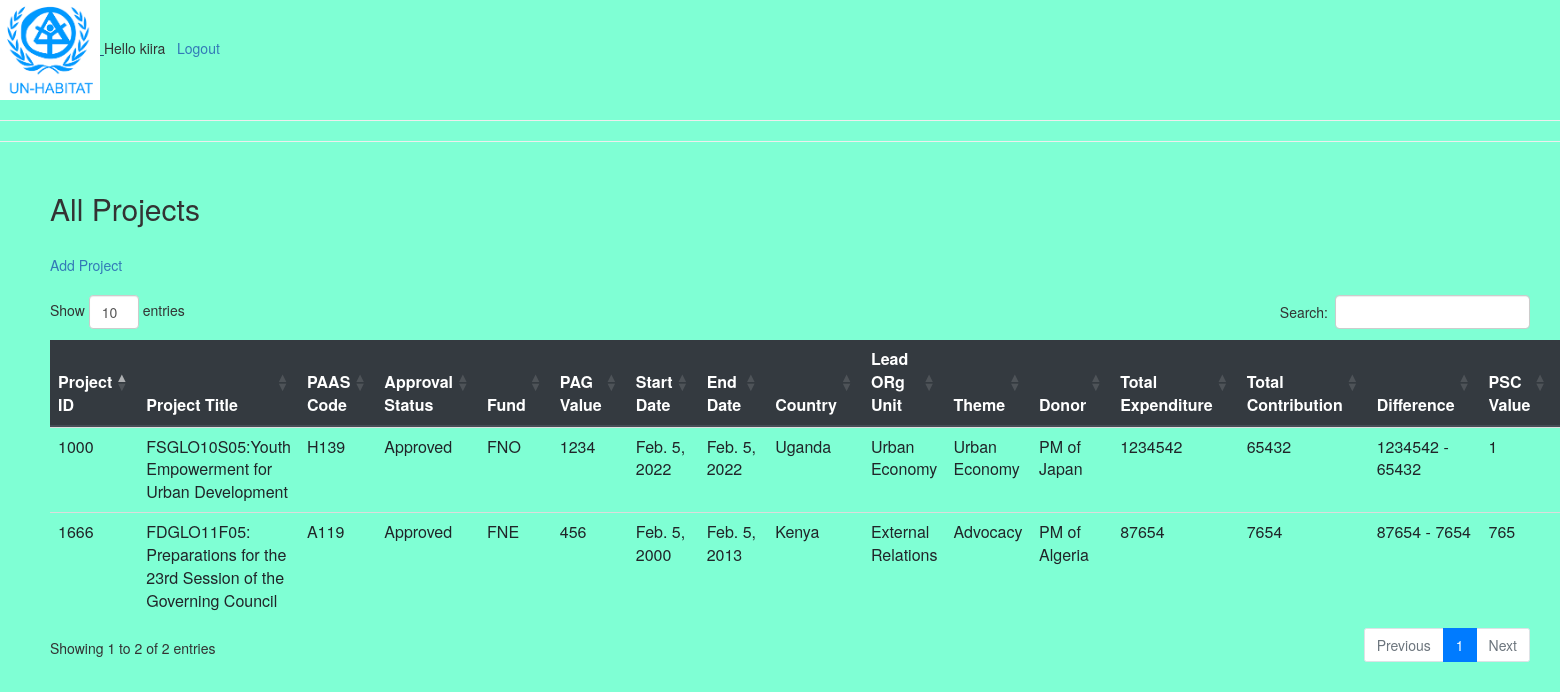
Page /projects/ (signed in) on the committed database.
### projects/models.py (models this page shows, shortened)
class project(models.Model):
    project_id = models.IntegerField()
    project_title = models.CharField(max_length=200)
    start_date = models.DateField()
    end_date = models.DateField()
    total_expenditure = models.IntegerField()
    total_contribution = models.IntegerField()
    pag_value = models.IntegerField()
    total_psc = models.IntegerField(default=0)
    approval_status = models.ForeignKey(approval_status, on_delete=models.CASCADE,default=1)
    paas_code = models.ForeignKey(paas_code, on_delete=models.CASCADE,default=1)
    country = models.ForeignKey(country, on_delete=models.CASCADE,default=1)
    theme = models.ForeignKey(theme, on_delete=models.CASCADE,default=1)
    donor = models.ForeignKey(donor, on_delete=models.CASCADE,default=1)
    lead_org_unit = models.ForeignKey(lead_org_unit, on_delete=models.CASCADE,default=1)
    fund = models.ForeignKey(fund, on_delete=models.CASCADE,default=1)

class paas_code(models.Model):
    name = models.CharField(max_length=200)
    def __str__(self):
        return self.name

class approval_status(models.Model):
    name = models.CharField(max_length=200)
    def __str__(self):
        return self.name

class fund(models.Model):
    name = models.CharField(max_length=200)
    def __str__(self):
        return self.name

class country(models.Model):
    name = models.CharField(max_length=200)
    def __str__(self):
        return self.name

class lead_org_unit(models.Model):
    name = models.CharField(max_length=200)
    def __str__(self):
        return self.name

class theme(models.Model):
    name = models.CharField(max_length=200)
    def __str__(self):
        return self.name

class donor(models.Model):
    name = models.CharField(max_length=200)
    def __str__(self):
        return self.name

### projects/views.py (the view)
# urls.py: path('', views.home, name="home"),
def home(request):
    projects = project.objects.all()
    context = {'projects': projects}
    return render(request, 'projects/home.html', context)

### projects/templates/projects/home.html (shortened to what this page needs)
{% extends 'main.html' %}
{% block content%}
<div class = "home-container">
        <h2>All Projects</h2>
        <br>
        <div>  <a href="{%url 'add' %}"> Add Project </a> </div>
        <br>
        <table id="table_db" class="table">
            <thead class="thead-dark">
                <tr>
                    <th>Project ID</th>
                    <th>Project Title</th>
                    <th>PAAS Code</th>
                    <th>Approval Status</th>
                    <th>Fund</th>
                    <th>PAG Value</th>
                    <th>Start Date</th>
                    <th>End Date</th>
                    <th>Country</th>
                    <th>Lead ORg Unit</th>
                    <th>Theme</th>
                    <th>Donor</th>
                    <th>Total Expenditure</th>
                    <th>Total Contribution</th>
                    <th>Difference</th>
                    <th>PSC Value</th>
                    <th>Actions</th>
                </tr>
            </thead>
            <tbody>
                {% for project in projects %}
    <tr><td>{{ project.project_id }}</td>
        <td>{{ project.project_title }}</td>
        <td>{{ project.paas_code }}</td>
        <td>{{ project.approval_status }}</td>
        <td>{{ project.fund }}</td>
        <td>{{ project.pag_value }}</td>
        <td>{{ project.start_date }}</td>
        <td>{{ project.end_date }}</td>
        <td>{{ project.country }}</td>
        <td>{{ project.lead_org_unit }}</td>
        <td>{{ project.theme }}</td>
        <td>{{ project.donor }}</td>
        <td>{{ project.total_expenditure }}</td>
        <td>{{ project.total_contribution }}</td>
        <td>{{ project.total_expenditure}} - {{ project.total_contribution}}</td>
        <td>{{ project.total_psc }}</td>
        <td><a href="/projects/view/{{project.id}}">view</a></td>
    </tr>
{% endfor %}
            </tbody>
        </table>
    </div>
    {% endblock content %}

### projects/templates/projects/navbar.html (shortened to what this page needs)
<a href = "/">
    {% load static %} <img src="{% static 'images/habi.png' %}" alt="Home!" width="100px"/>
</a>
{% if request.user.is_authenticated %}
<span>Hello {{request.user }}</span> &nbsp
<a href = "{% url 'logout'%}">Logout</a>
{% else %}
<a href = "{% url 'login'%}">Login</a>
{% endif %}
<hr>
<hr>

### static/styles/main.css (style rules this page uses)
body { background-color: aquamarine; }

### projects/templates/projects/home.html (style rules this page uses)
.home-container { padding-top: 10px; padding-right: 30px; padding-bottom: 50px; padding-left: 50px; }

### rows in the picture
project: project_id "1000", project_title "FSGLO10S05:Youth Empowerment for Urban Development", paas_code "H139", approval_status "Approved", fund "FNO", pag_value "1234", start_date "Feb. 5, 2022", end_date "Feb. 5, 2022", country "Uganda", lead_org_unit "Urban Economy", theme "Urban Economy", donor "PM of Japan", total_expenditure "1234542", total_contribution "65432", total_psc "1"
project: project_id "1666", project_title "FDGLO11F05: Preparations for the 23rd Session of the Governing Council", paas_code "A119", approval_status "Approved", fund "FNE", pag_value "456", start_date "Feb. 5, 2000", end_date "Feb. 5, 2013", country "Kenya", lead_org_unit "External Relations", theme "Advocacy", donor "PM of Algeria", total_expenditure "87654", total_contribution "7654", total_psc "765"

### other values in the picture
{{ request.user }} "kiira"
